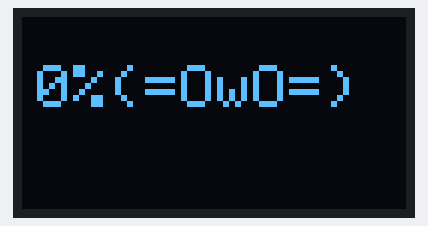
The sketch below on a simulated Arduino Uno, built with avr-gcc and run on an emulated ATmega328P. Parts: 128×64 one-colour display. What the sketch prints to the serial monitor is not drawn.

Above: at 0.12 s.
At 4.98 s:
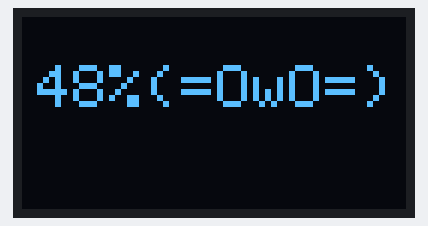
At 9.97 s:
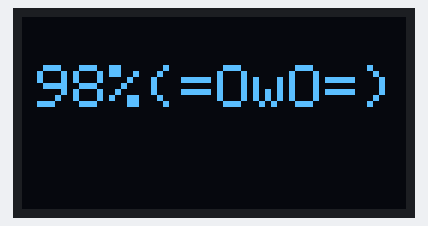
At 19.95 s:
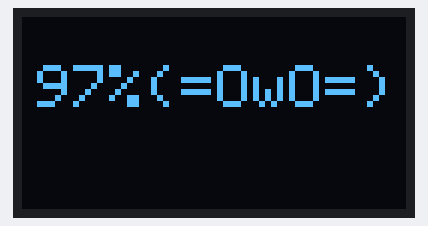
At 29.93 s:
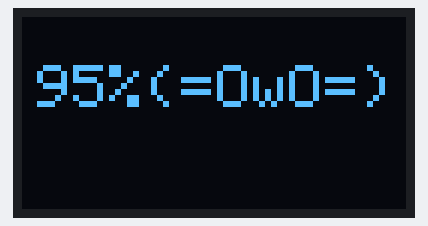
At 39.92 s:
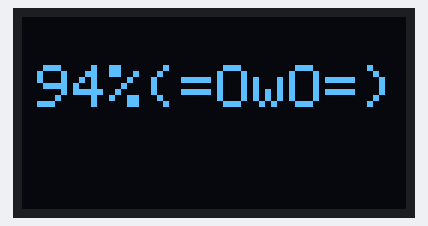

The sketch:

OLED_128x64.ino
```cpp
#include <Wire.h>
#include <Adafruit_GFX.h>
#include <Adafruit_SSD1306.h>
#define SCREEN_WIDTH 128 // OLED display width,  in pixels
#define SCREEN_HEIGHT 64 // OLED display height, in pixels
// declare an SSD1306 display object connected to I2C
Adafruit_SSD1306 oled(SCREEN_WIDTH, SCREEN_HEIGHT, &Wire, -1);
long percent;
unsigned long hold;
void setup() {
  Serial.begin(9600);
  // initialize OLED display with address 0x3C for 128x64
  if (!oled.begin(SSD1306_SWITCHCAPVCC, 0x3C)) {
    Serial.println(F("SSD1306 allocation failed"));
    while (true);
  }
}


void loop() {
  hold = millis();
  while (millis() <= (hold + 10000)) {
    oled.clearDisplay(); // clear display
    oled.setTextSize(2);          // text size
    oled.setTextColor(WHITE);     // text color
    oled.setCursor(5, 16);        // position to display
    percent = ((millis() - hold)/100);
    oled.print(percent);
    oled.print("%");
    oled.print("(=OwO=)");
    oled.display();
    Serial.print(percent);
    Serial.print(" | ");
    Serial.print(millis());
    Serial.print(" | ");
    Serial.println((((millis() - hold) / 10000)*100));
    delay(100);
  }
}
```
